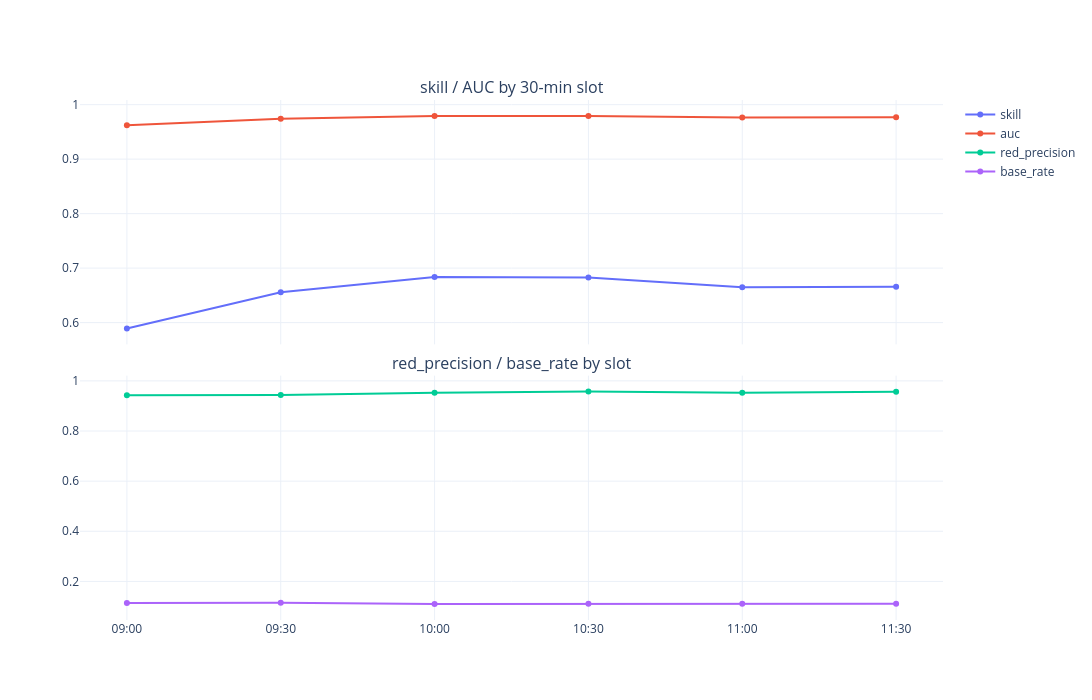
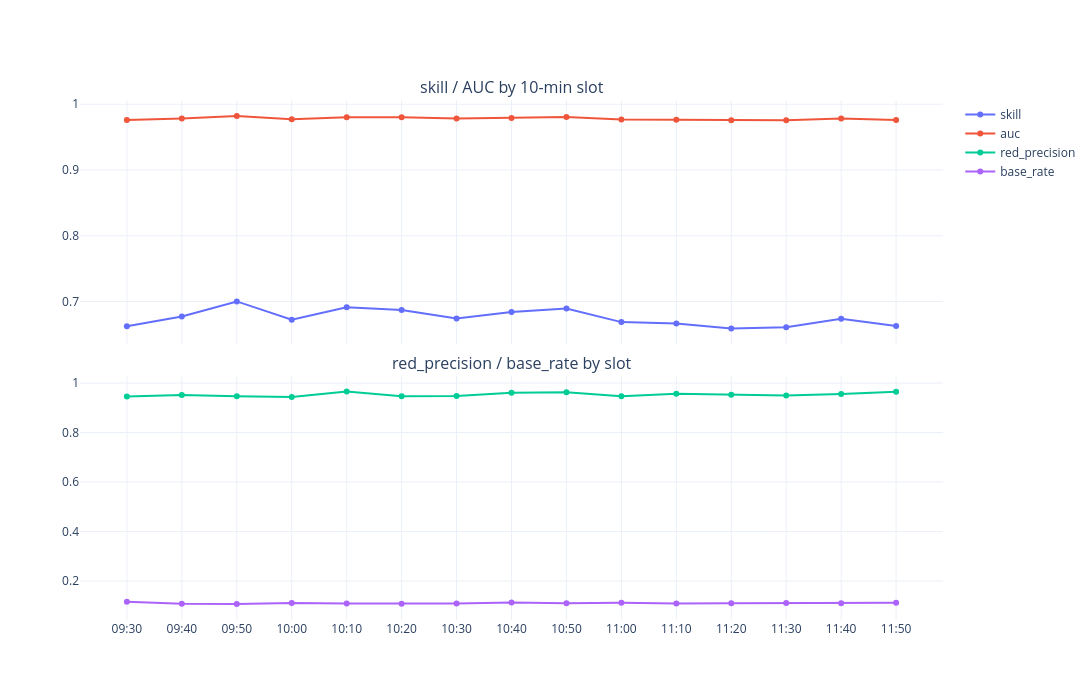

These figures' notebook cell, in order:
### Code cell
# ---------------------------------------------------------------- usage
FINE_BIN = 10                 # minutes

coarse, fine, pred = run()

### Figure 1 — Plotly figure (JSON) as saved in the notebook; plotly's stock layout.template omitted (floating-point values rounded to 4 significant figures)
{"data": [{"mode": "lines+markers", "name": "skill", "type": "scatter", "x": ["09:00", "09:30", "10:00", "10:30", "11:00", "11:30"], "xaxis": "x", "y": [0.5893, 0.6558, 0.6835, 0.6827, 0.6648, 0.6659], "yaxis": "y"}, {"mode": "lines+markers", "name": "auc", "type": "scatter", "x": ["09:00", "09:30", "10:00", "10:30", "11:00", "11:30"], "xaxis": "x", "y": [0.9622, 0.9743, 0.9792, 0.9793, 0.9765, 0.9767], "yaxis": "y"}, {"mode": "lines+markers", "name": "red_precision", "type": "scatter", "x": ["09:00", "09:30", "10:00", "10:30", "11:00", "11:30"], "xaxis": "x2", "y": [0.9428, 0.9433, 0.9522, 0.9573, 0.9523, 0.957], "yaxis": "y2"}, {"mode": "lines+markers", "name": "base_rate", "type": "scatter", "x": ["09:00", "09:30", "10:00", "10:30", "11:00", "11:30"], "xaxis": "x2", "y": [0.114, 0.1144, 0.1098, 0.1112, 0.1106, 0.1114], "yaxis": "y2"}], "layout": {"annotations": [{"font": {"size": 16}, "showarrow": false, "text": "skill / AUC by 30-min slot", "x": 0.5, "xanchor": "center", "xref": "paper", "y": 1, "yanchor": "bottom", "yref": "paper"}, {"font": {"size": 16}, "showarrow": false, "text": "red_precision / base_rate by slot", "x": 0.5, "xanchor": "center", "xref": "paper", "y": 0.47, "yanchor": "bottom", "yref": "paper"}], "height": 700, "hovermode": "x unified", "width": 1300, "xaxis": {"anchor": "y", "domain": [0, 1], "matches": "x2", "showticklabels": false}, "xaxis2": {"anchor": "y2", "domain": [0, 1]}, "yaxis": {"anchor": "x", "domain": [0.53, 1]}, "yaxis2": {"anchor": "x2", "domain": [0, 0.47]}}}

### Figure 2 — Plotly figure (JSON) as saved in the notebook; plotly's stock layout.template omitted (floating-point values rounded to 4 significant figures)
{"data": [{"mode": "lines+markers", "name": "skill", "type": "scatter", "x": ["09:30", "09:40", "09:50", "10:00", "10:10", "10:20", "10:30", "10:40", "10:50", "11:00", "11:10", "11:20", "11:30", "11:40", "11:50"], "xaxis": "x", "y": [0.6625, 0.6772, 0.7002, 0.6723, 0.6913, 0.6871, 0.6741, 0.6842, 0.6895, 0.6687, 0.6666, 0.6591, 0.6609, 0.6738, 0.6629], "yaxis": "y"}, {"mode": "lines+markers", "name": "auc", "type": "scatter", "x": ["09:30", "09:40", "09:50", "10:00", "10:10", "10:20", "10:30", "10:40", "10:50", "11:00", "11:10", "11:20", "11:30", "11:40", "11:50"], "xaxis": "x", "y": [0.976, 0.9785, 0.9822, 0.9772, 0.9803, 0.9802, 0.9782, 0.9792, 0.9805, 0.977, 0.9766, 0.9758, 0.9758, 0.9783, 0.9761], "yaxis": "y"}, {"mode": "lines+markers", "name": "red_precision", "type": "scatter", "x": ["09:30", "09:40", "09:50", "10:00", "10:10", "10:20", "10:30", "10:40", "10:50", "11:00", "11:10", "11:20", "11:30", "11:40", "11:50"], "xaxis": "x2", "y": [0.946, 0.9515, 0.9472, 0.9438, 0.9658, 0.947, 0.9478, 0.961, 0.9634, 0.9467, 0.9574, 0.9531, 0.9497, 0.9564, 0.9651], "yaxis": "y2"}, {"mode": "lines+markers", "name": "base_rate", "type": "scatter", "x": ["09:30", "09:40", "09:50", "10:00", "10:10", "10:20", "10:30", "10:40", "10:50", "11:00", "11:10", "11:20", "11:30", "11:40", "11:50"], "xaxis": "x2", "y": [0.1165, 0.1081, 0.1072, 0.1112, 0.1098, 0.1084, 0.1094, 0.1135, 0.1105, 0.1124, 0.1094, 0.1099, 0.111, 0.1105, 0.1128], "yaxis": "y2"}], "layout": {"annotations": [{"font": {"size": 16}, "showarrow": false, "text": "skill / AUC by 10-min slot", "x": 0.5, "xanchor": "center", "xref": "paper", "y": 1, "yanchor": "bottom", "yref": "paper"}, {"font": {"size": 16}, "showarrow": false, "text": "red_precision / base_rate by slot", "x": 0.5, "xanchor": "center", "xref": "paper", "y": 0.47, "yanchor": "bottom", "yref": "paper"}], "height": 700, "hovermode": "x unified", "width": 1300, "xaxis": {"anchor": "y", "domain": [0, 1], "matches": "x2", "showticklabels": false}, "xaxis2": {"anchor": "y2", "domain": [0, 1]}, "yaxis": {"anchor": "x", "domain": [0.53, 1]}, "yaxis2": {"anchor": "x2", "domain": [0, 0.47]}}}
